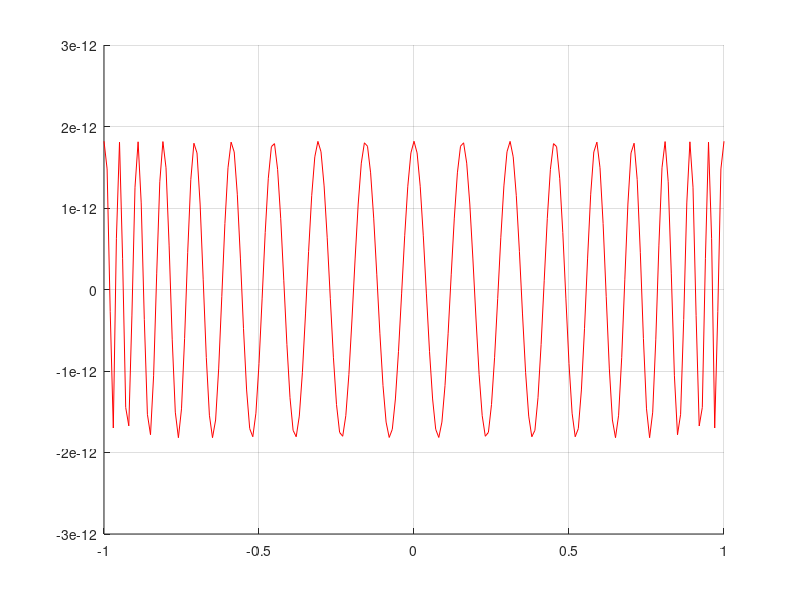

Recreate this plot in MATLAB.
clc;clf;
clear;
n = 40; % n-ый многочлен Чебышёва

Tn_2 = [0,1];
Tn_1 = [1,0];
Tn_1_x2 = 0;
Tn = [0,0];
for i = 1:n-1
Tn_1_x2 = conv(Tn_1,[2,0]);
if i > 1
Tn_2= conv(Tn_2,[0,1]);
end
Tn_2 = conv(Tn_2,[0,1]);
Tn = Tn_1_x2 - Tn_2;
Tn_2 = Tn_1;
Tn_1 = Tn;
end
Tn;

T_norm = 1/(2^(n-1))*Tn;
t = -1:0.01:1;
g = polyval(Tn,t);
z = polyval(T_norm,t);
%plot(t,g, '-b')
grid on
hold on
plot(t,z, '-r')